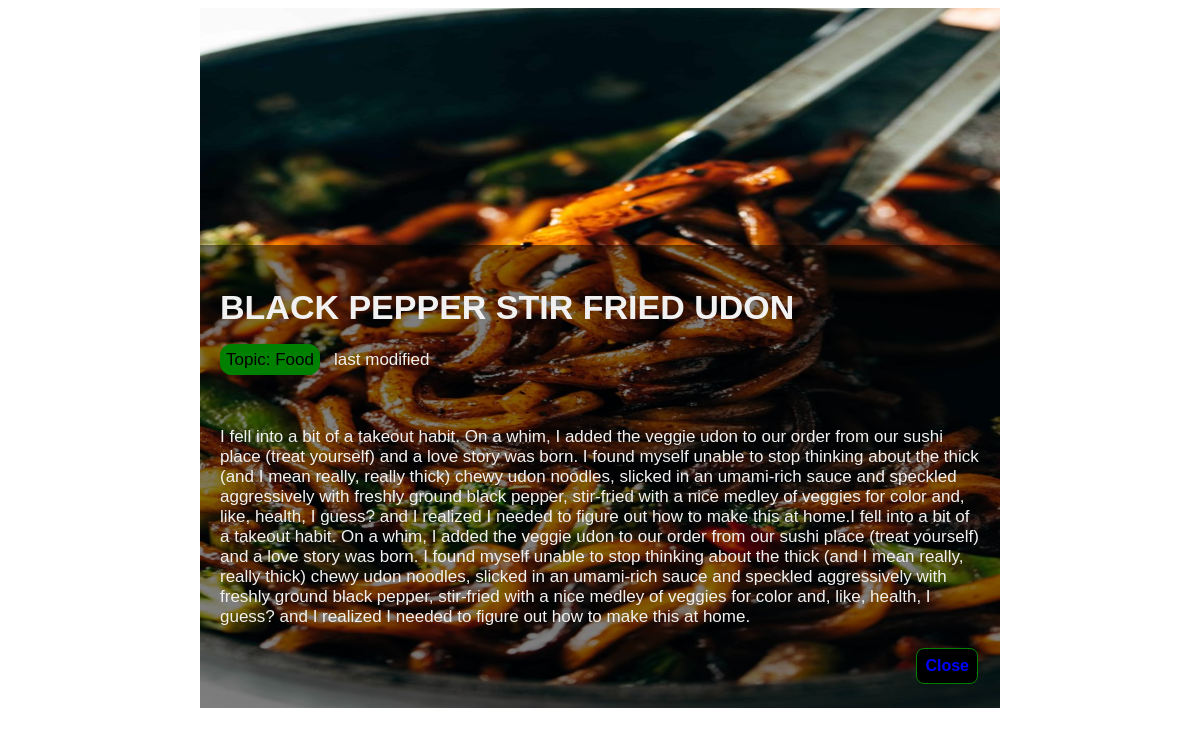
/details/4, run on the app's committed database.
### blog/models.py (models this page shows)
class UserBlog(models.Model):
    user = models.ForeignKey(User, on_delete=models.CASCADE)
    Topic = models.CharField(max_length=100)
    caption = models.CharField(max_length=100)
    image = models.ImageField(upload_to='blogimg')
    blog_data = models.CharField(max_length=800)
    created_date = models.DateTimeField(auto_now_add=True)
    updated_date = models.DateTimeField(null=True)

### blog/views.py (the view)
# urls.py: path('details/<int:id>',views.View_details),
def View_details(requset,id):
    data = UserBlog.objects.get(id=id)
    return render(requset,"details.html",{"i":data})

### blog/templates/details.html (shortened to what this page needs)
<!DOCTYPE html>
<html>
<head>
</head>
<body>
<div class="container">
  <img src="{{i.image}}" alt="Notebook" style="width:100%;height:700px;">
  <div class="content">
    <h1 style="text-transform: uppercase;">{{i.caption}}</h1>
    <div>
          <span style="border:1px solid green;border-radius: 12px;padding: 5px;background-color:green;color:black;">Topic: {{i.Topic}}</span>&nbsp;&nbsp;
          <span class="float-end">last modified{{i.updated_date|date:"d M Y"}}</span>
        </div><br><br>
    <p>{{i.blog_data}}</p>
    <button class="button button5" ><a href="/viewblog" style="text-decoration:none;color:blue;"><b>Close</b></a></button>
  </div>
</div>
</body>
</html>

### blog/templates/details.html (style rules this page uses)
* { box-sizing: border-box; }
body { font-family: Arial; font-size: 17px; }
.container { position: relative; max-width: 800px; margin: 0 auto; }
.container img { vertical-align: middle; }
.container .content { position: absolute; bottom: 0; background: rgb(0, 0, 0); background: rgba(0, 0, 0, 0.5); color: #f1f1f1; width: 100%; padding: 20px; }
.button { padding: 20px 36px; text-align: center; text-decoration: none; display: inline-block; font-size: 16px; margin: 4px 2px; transition-duration: 0.4s; cursor: pointer; border:1px solid green; border-radius: 8px;padding: 8px; background-color:black; float:right; }

### data on the page
UserBlog: image (picture), caption "BLACK PEPPER STIR FRIED UDON", Topic "Food", blog_data "I fell into a bit of a takeout habit. On a whim, I added the veggie udon to our order from our sushi place (treat yourself) and a love story was born. I found myself unable to stop thinking about the thick (and I mean really, really thick) chewy udon noodles, slicked in an umami-rich sauce and speckled aggressively with freshly ground black pepper, stir-fried with a nice medley of veggies for color and, like, health, I guess? and I realized I needed to figure out how to make this at home.I fell into a bit of a takeout habit. On a whim, I added the veggie udon to our order from our sushi place (treat yourself) and a love story was born. I found myself unable to stop thinking about the thick…"
